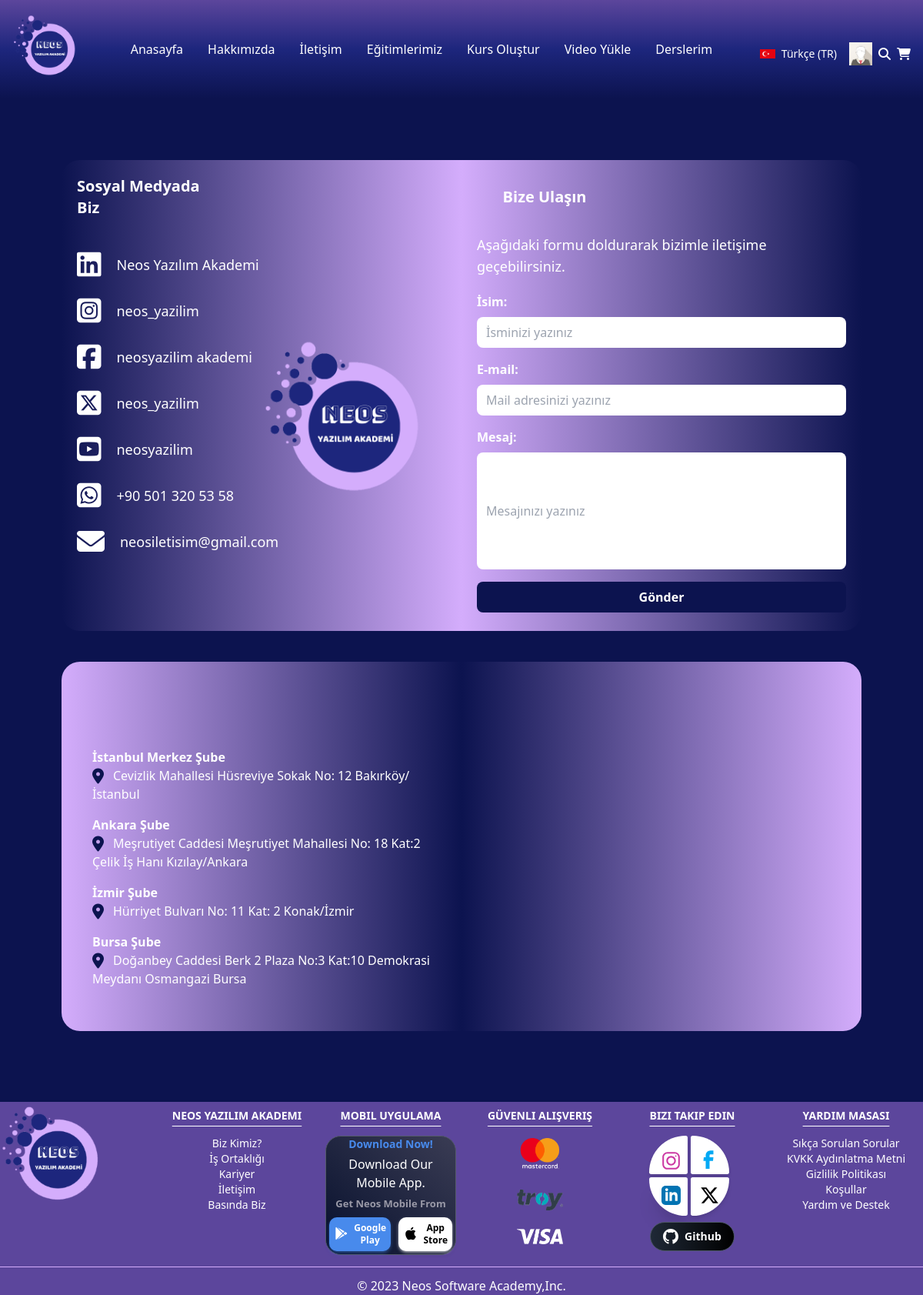
The page /iletisim/ (signed in) on the database as committed earlier.
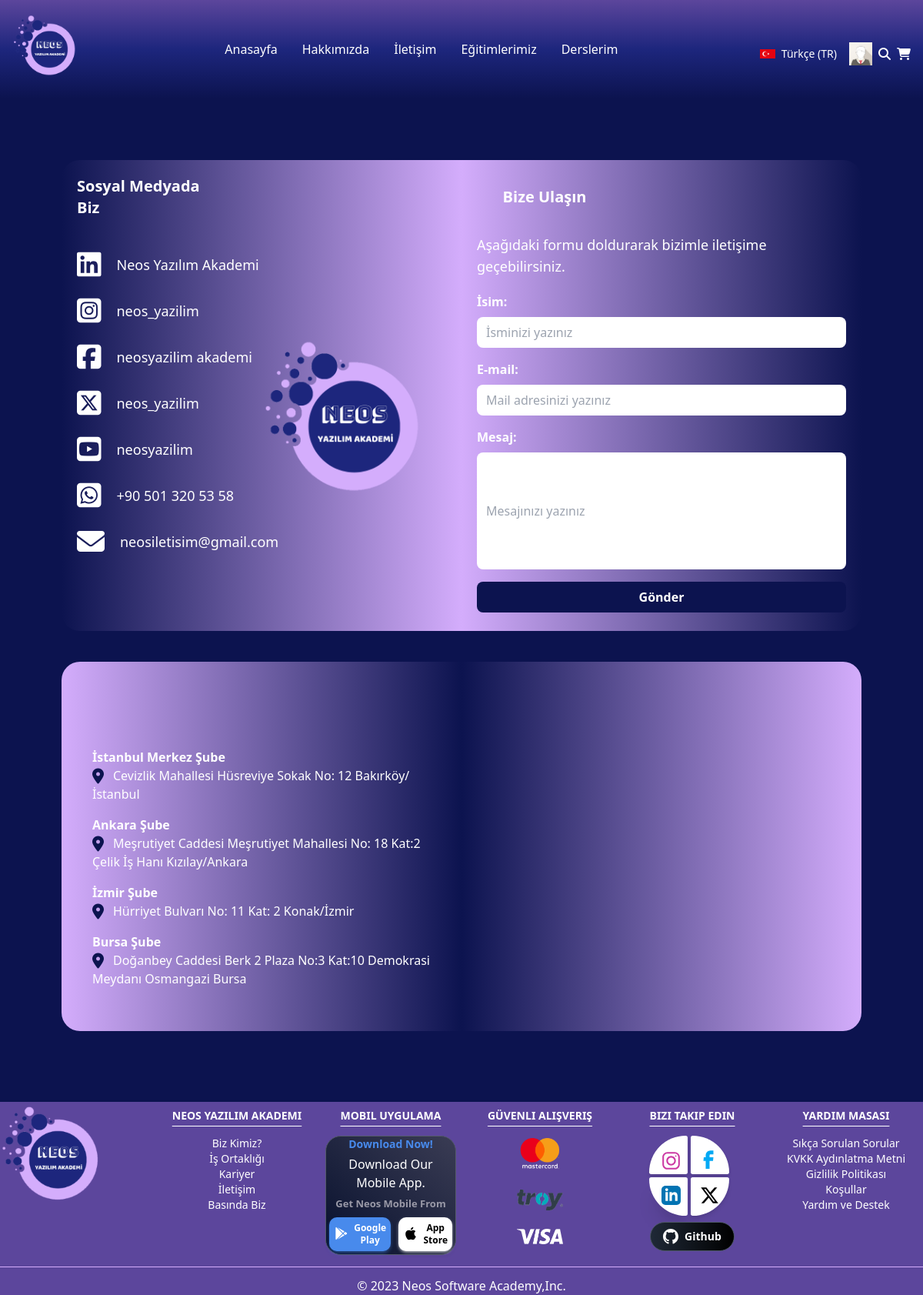
The same page on the database as committed later.
### LMSapp/views.py (the view)
# urls.py: path('iletisim/',iletisim,name='iletisim'),
def iletisim(request):
    return render(request,'iletisim.html')

### LMSapp/templates/iletisim.html (shortened to what the changed rows need)
{% extends "base.html" %}
{% load static %}

### templates/partials/_navbar1.html (shortened to what this page needs)
{% load static %}
<nav class="bg-gradient-to-t from-lacivert via-mavi to-mor shadow-2xl transition duration-2000 ease-in-out" id="navbar">
        <div class="flex flex-wrap items-center justify-between mx-auto p-4">
        <a href="{% url "indexPage" %}" class="flex items-center">
            <img src="{% static "img/neos.png" %}" class="h-24 mr-3" alt="neos-img">
        </a>
        <div class="flex items-center md:order-2 mt-3 relative">
          <button type="button" data-dropdown-toggle="language-dropdown-menu" class="inline-flex items-center font-medium justify-center px-4 py-2 text-sm rounded-lg cursor-pointer hover:bg-mavi text-white">
              <img class="w-5 h-3 mr-2" src="{% static "img/tr.png" %}" alt="">
              Türkçe (TR)
          </button>
          <div class="icons-container flex items-center space-x-2">
          {% if user.is_authenticated %}
          <div class="flex items-center">
           <div id="fname" class="text-white" style="width: 30px; height: 30px;"> <img src="{{user.image.url}}" alt=""> </div>
    </div>
              {% else %}
              <a href="{% url "login" %}" class="fas fa-user text-white hover:text-mor cursor-pointer"></a>
              {% endif %}
              <div class="flex items-center">
                <i id="search-icon" class="fas fa-search text-white hover:text-mor cursor-pointer"></i>
            </div>
                <a href="{% url "sepet" %}" class="fas fa-shopping-cart text-white hover:text-mor cursor-pointer"></a>
          </div>
        </div>
        <div class="items-center justify-between hidden w-full md:flex md:w-auto md:order-1" id="navbar-language">
          <ul class="flex flex-col font-medium p-4 md:p-0 mt-4 border rounded-lg md:flex-row md:space-x-8 md:mt-0 md:border-0">
            <li>
              <a href="{% url "indexPage" %}" class="block py-2 pl-3 pr-4 text-white hover:text-mor rounded md:bg-transparent md:p-0" aria-current="page">Anasayfa</a>
            </li>
            <li>
              <a href="{% url "hakkimizda" %}" class="block py-2 pl-3 pr-4 text-white hover:text-pembe rounded md:bg-transparent md:p-0" aria-current="page">Hakkımızda</a>
            </li>
            <li>
              <a href="{% url "iletisim" %}" class="block py-2 pl-3 pr-4 text-white hover:text-pembe rounded md:bg-transparent md:p-0" aria-current="page">İletişim</a>
            </li>
            <li>
              <a href="{% url "egitimlerimiz" %}" class="block py-2 pl-3 pr-4 text-white hover:text-pembe rounded md:bg-transparent md:p-0" aria-current="page">Eğitimlerimiz</a>
            </li>
            {% if user.is_authenticated and user.is_teacher %}
            <li>
              <a href="{% url "kursOlustur" %}" class="block py-2 pl-3 pr-4 text-white hover:text-pembe rounded md:bg-transparent md:p-0" aria-current="page">Kurs Oluştur</a>
            </li>
            <li>
              <a href="{% url "videoUpload" user.id %}" class="block py-2 pl-3 pr-4 text-white hover:text-pembe rounded md:bg-transparent md:p-0" aria-current="page">Video Yükle</a>
            </li>
            <li>
              <a href="{% url "ogrenciLogin" %}" class="block py-2 pl-3 pr-4 text-white hover:text-pembe rounded md:bg-transparent md:p-0" aria-current="page">Derslerim</a>
            </li>
            {% elif user.is_authenticated %}
            <li>
              <a href="{% url "ogrenciLogin" %}" class="block py-2 pl-3 pr-4 text-white hover:text-pembe rounded md:bg-transparent md:p-0" aria-current="page">Derslerim</a>
            </li>
            {% endif %}
         </ul>
        </div>
       </div>
      </nav>

Rows that differ between the two databases and show on the page:
changed CustomUser: is_teacher True → False (drawn)
Other text that changed with them:
text no longer shown: "Kurs Oluştur Video Yükle"
